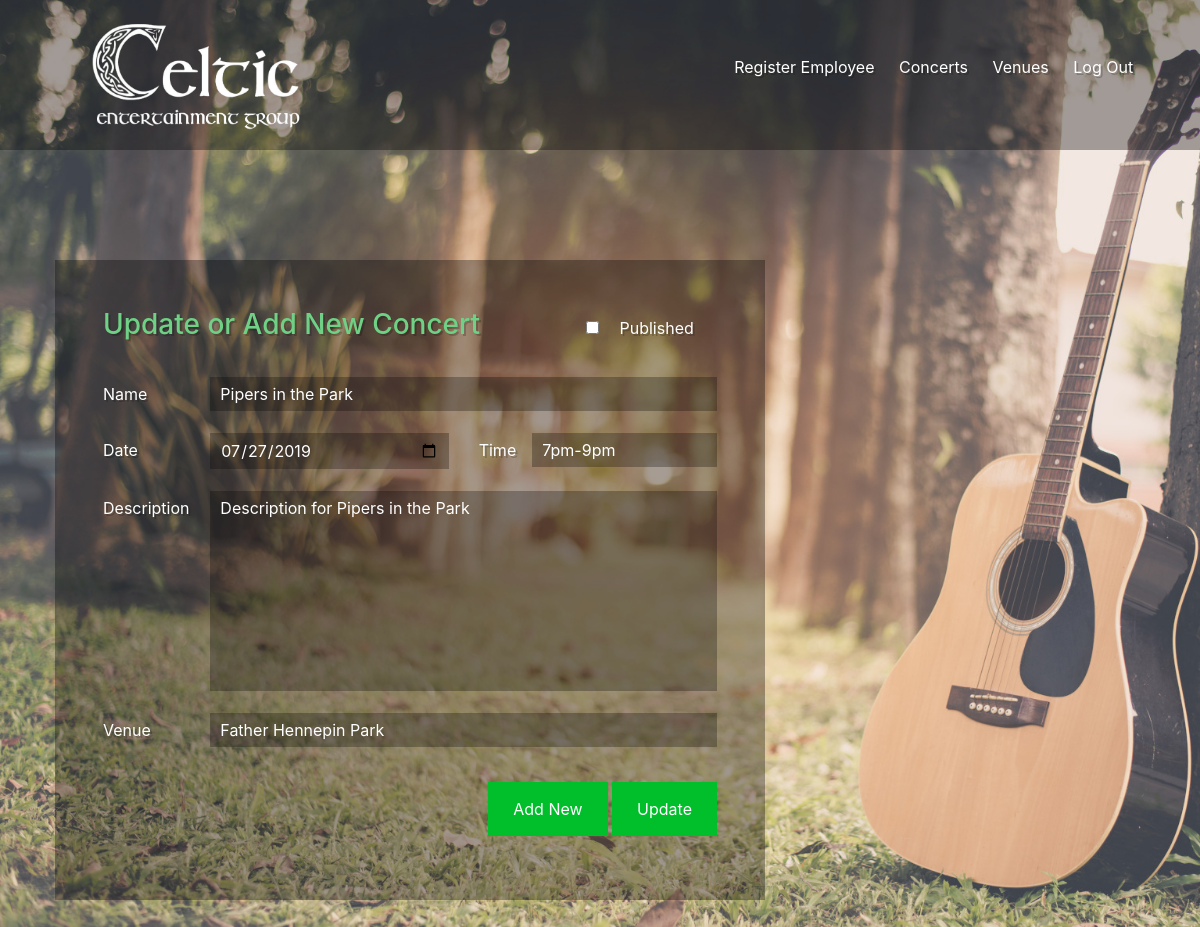
Page /add-concert.php?edit=3 (signed in) on the committed database.
### tables this page shows
CREATE TABLE `Concert` (
  `ConcertID` int(11) NOT NULL,
  `Concert_name` varchar(25) NOT NULL,
  `Description` varchar(150) NOT NULL,
  `Published` tinyint(1) NOT NULL
);

CREATE TABLE `Schedule` (
  `ScheduleID` int(11) NOT NULL,
  `ConcertID` int(11) NOT NULL,
  `VenueID` int(11) NOT NULL,
  `Date` date NOT NULL,
  `Time` varchar(25) NOT NULL
);

### add-concert.php (the view, shortened to what this page needs)
<html>
  <head>
    <link rel="stylesheet" href="css/bootstrap.min.css">
    <link rel="stylesheet" href="css/style.css">
  </head>
  <body>
    <?php include 'header.inc.php'; ?>
    <?php if ($isAdmin) {
      require_once('config.php');
      $cname = $cdate = $ctime = $cdescription = $cvenue = $selectedVenue = $cpublished = "";
      $editMode = false;
      $venueList = array();
      $query = "SELECT VenueID, Venue_name FROM Venue";
      $response = mysqli_query($link, $query);
      if ($response) {
        while ($row = mysqli_fetch_array($response)) {
          $key = $row["VenueID"];
          $venueList[$key] = $row["Venue_name"];
        }
      }
      if (isset($_GET['edit'])) {
        $editMode = true;
        $concertEditId = $_GET['edit'];
        $query = "SELECT Concert_name, Description, Published FROM Concert WHERE ConcertID = ?";
        if ($stmt = mysqli_prepare($link, $query)) {
          mysqli_stmt_bind_param($stmt, "i", $concertEditId);
          if (mysqli_stmt_execute($stmt)) {
            if ($result = mysqli_stmt_get_result($stmt)) {
              $row = mysqli_fetch_array($result);
              $cname = $row['Concert_name'];
              $cdescription = $row['Description'];
              $cpublished = $row['Published'];
              $query = "SELECT VenueID, Date, Time FROM Schedule WHERE ConcertID = ?";
              if ($stmt = mysqli_prepare($link, $query)) {
                mysqli_stmt_bind_param($stmt, "i", $concertEditId);
                if (mysqli_stmt_execute($stmt)) {
                  if ($result = mysqli_stmt_get_result($stmt)) {
                    $row = mysqli_fetch_array($result);
                    $ctime = $row['Time'];
                    $cdate = $row['Date'];
                    $selectedVenue = $row['VenueID'];
                  }
                }
              }
            }
          }
        }
      }
    ?>
    <main>
      <div class="container">
        <div class="row">
          <div class="col-md-8">
            <div class="tile overlay p-5">
              <form action="<?php echo htmlspecialchars($_SERVER["PHP_SELF"]); ?>" method="post">
                <div class="row">
                  <div class="col-md-9 mb-3">
                    <h3 class="light-green">
                      <?php if ($editMode) { ?>
                        Update or Add New Concert
                      <?php } else { ?>
                        Add Concert
                      <?php } ?>
                    </h3>
                  </div>
                  <div class="col-md-3 mb-3">
                    <?php if ($isAdmin) { ?>
                      <label>
                        <input class="mr-3" type="checkbox" name="cpublish" value="1"
                               <?php if ($cpublished) { echo "checked"; } ?> />
                        Published
                      </label>
                    <?php } ?>
                  </div>
                  <div class="col-md-2 mt-2">
                    <label for="cname">Name</label>
                  </div>
                  <div class="col-md-10 mt-2">
                    <input type="text" name="cname" id="cname" value="<?php echo $cname ?>" />
                  </div>
                  <div class="col-md-2 mt-2">
                    <label for="cdate">Date</label>
                  </div>
                  <div class="col-md-5 mt-2">
                    <input type="date" name="cdate" id="cdate" value="<?php echo $cdate ?>" />
                  </div>
                  <div class="col-md-1 mt-2">
                    <label for="ctime">Time</label>
                  </div>
                  <div class="col-md-4 mt-2">
                    <input type="text" name="ctime" id="ctime" value="<?php echo $ctime ?>" />
                  </div>
                  <div class="col-md-2 mt-2">
                    <label for="cdescription">Description</label>
                  </div>
                  <div class="col-md-10 mt-2">
                    <textarea name="cdescription"><?php echo $cdescription; ?></textarea>
                  </div>
                  <div class="col-md-2 mt-2">
                    <label for="cvenue">Venue</label>
                  </div>
                  <div class="col-md-10 mt-2">
                    <select name="cvenue">
                      <?php foreach ($venueList as $key => $value) { ?>
                        <option value="<?php echo $key; ?>" <?php if ($key==$selectedVenue) { echo "selected"; } ?>>
                          <?php echo $value; ?>
                        </option>
                      <?php } ?>
                    </select>
                  </div>
                </div>
                <div class="text-right mt-4">
                  <input type="submit" name="addConcert" value="Add New" />
                  <?php if ($editMode) { ?>
                    <input type="submit" name="updateConcert" value="Update"
                           formaction="add-concert.php?update=<?php echo $concertEditId; ?>" formmethod="post" />
                  <?php } ?>
                </div>
              </form>
            </div>
          </div>
        </div>
      </div>
    </main>
    <?php } ?>
  </body>
</html>

### css/style.css (style rules this page uses)
body { background-image: url("../images/CEG-background.jpg"); background-size: cover; color: #fff; padding-bottom: 50px; text-shadow: 2px 2px #00000033; }
button, input[type="submit"], .button { background-color: #00bf2a; border: none; color: #fff; cursor: pointer; font-size: 16px; outline: none; padding: 15px 25px; text-align: center; text-decoration: none; }
.tile { background-color: #fff; color: #a2a2a2; margin: 10px; padding: 20px 25px; text-shadow: none; }
.tile input[type="text"], .tile input[type="email"], .tile input[type="password"], .tile input[type="date"], .tile input[type="tel"], .tile select, .tile textarea { border: 2px solid #047b1e color: #a2a2a2; outline: none; margin: 3px 0; padding: 5px 10px; width: 100%; }
.tile option, .tile select { border-radius: 0; -webkit-appearance: none; }
.tile textarea { min-height: 200px; resize: none; }
.tile label { padding: 5px 0; margin: 3px 0; }
.overlay { background-color: #00000055; color: #fff; text-shadow: 2px 2px #00000033; }
.overlay input[type="text"], .overlay input[type="email"], .overlay input[type="password"], .overlay input[type="date"], .overlay input[type="tel"], .overlay select, .overlay textarea { background-color: #00000045; border: none; color: #fff; }
main { margin-top: 100px; }
.light-green { color: #6fd185; }

### rows in the picture
concert: cname "Pipers in the Park", cdescription "Description for Pipers in the Park"
schedule: cdate "07/27/2019", ctime "7pm-9pm", cvenue "Father Hennepin Park"
